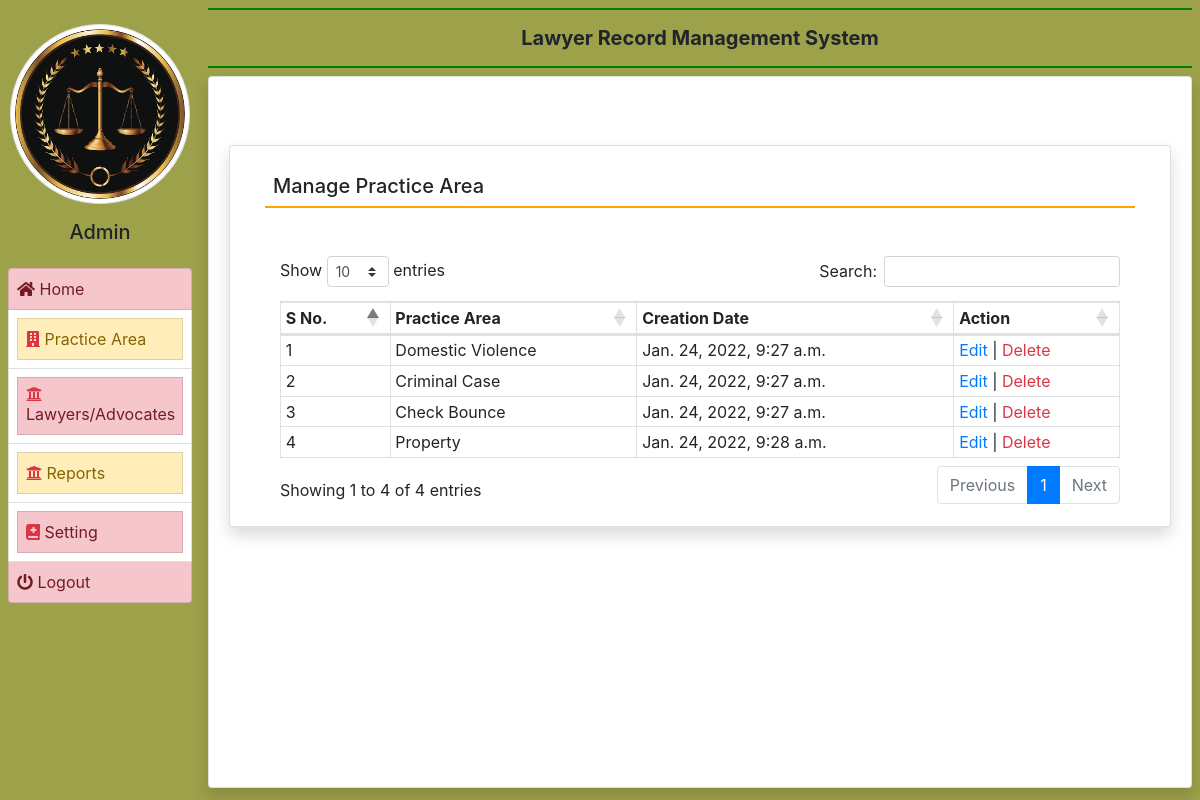
Page /manage_PracticeArea (signed in) on the committed database.
### lawyer/models.py (models this page shows, shortened)
class PracticeArea(models.Model):
    PAreaName = models.CharField(max_length=200, null=True)
    CreationDate = models.DateTimeField(auto_now_add=True)

### lawyer/views.py (the view)
# urls.py: path('manage_PracticeArea', manage_PracticeArea, name='manage_PracticeArea'),
def manage_PracticeArea(request):
    if not request.user.is_authenticated:
        return redirect('admin_login')
    parea = PracticeArea.objects.all()
    return render(request, 'manage_PracticeArea.html', locals())

### lawyer/templates/manage_PracticeArea.html
{% extends 'admin_base.html' %}
{% block main %}
<div class="container card shadow mt-5">
    <div class="card-body">
        <h5 class="p-2" style="border-bottom: 2px solid orange">Manage Practice Area</h5>
        <div class="container-fluid mt-5">
            <table class="table table-bordered table-sm" id="example">
                <thead>
                <tr>
                    <th>S No.</th>
                    <th>Practice Area</th>
                    <th>Creation Date</th>
                    <th>Action</th>
                </tr>
                </thead>
                <tbody>
                 {% for i in parea %}
                <tr>
                    <td>{{forloop.counter}}</td>
                    <td>{{i.PAreaName}}</td>
                    <td>{{i.CreationDate}}</td>
                    <td><a href="{% url 'edit_PracticeArea' i.id %}" class="text-primary">Edit</a> |
                        <a href="{% url 'delete_PracticeArea' i.id %}" class="text-danger" onclick="return confirm('Are You Sure?')">Delete</a></td>
                </tr>
                 {% endfor %}
                </tbody>
            </table>
        </div>
    </div>
</div>
{% endblock %}

### rows in the picture
PracticeArea: PAreaName "Domestic Violence", CreationDate "Jan. 24, 2022, 9:27 a.m."
PracticeArea: PAreaName "Criminal Case", CreationDate "Jan. 24, 2022, 9:27 a.m."
PracticeArea: PAreaName "Check Bounce", CreationDate "Jan. 24, 2022, 9:27 a.m."
PracticeArea: PAreaName "Property", CreationDate "Jan. 24, 2022, 9:28 a.m."
